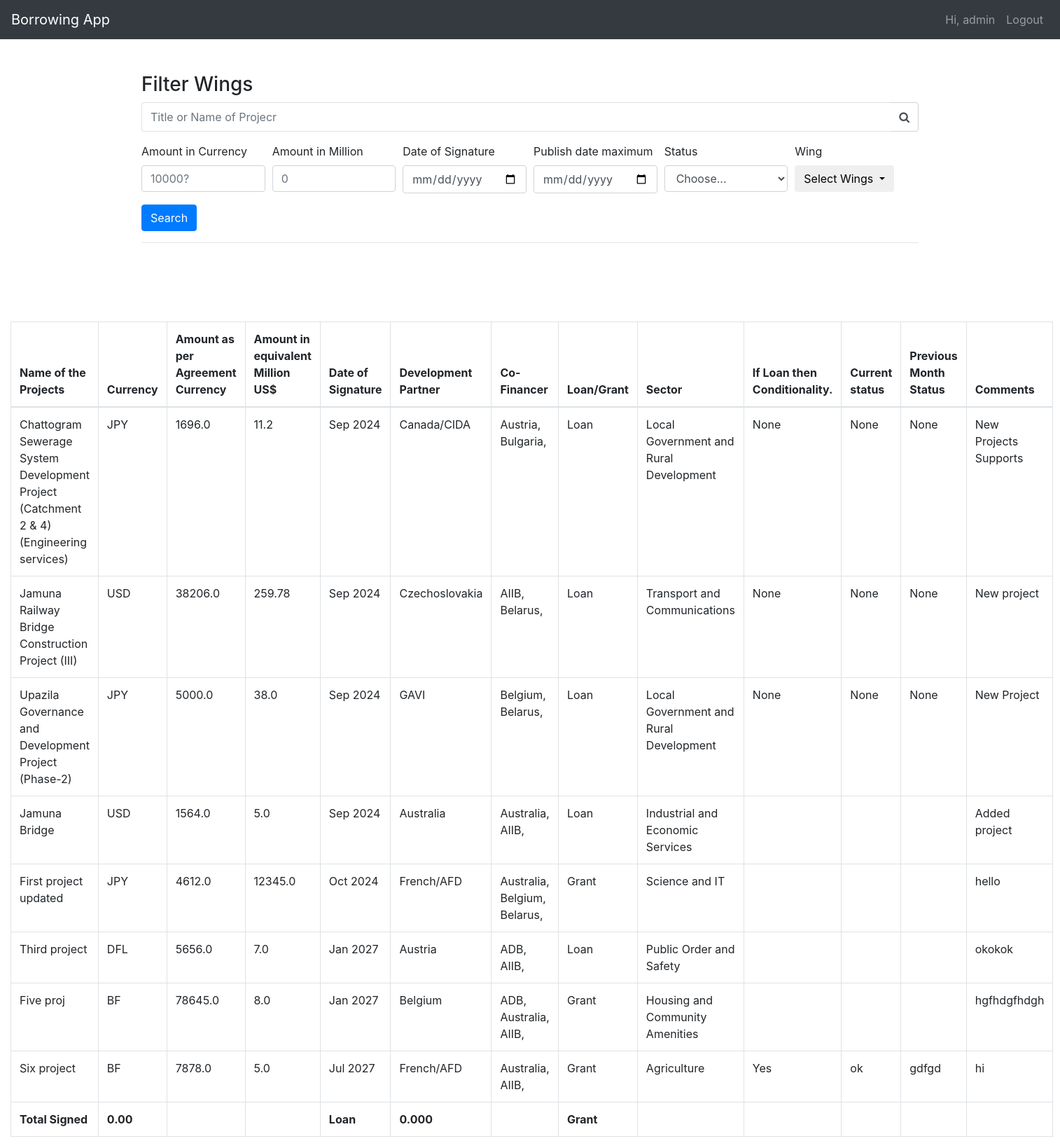
The app's page / (signed in), older data.
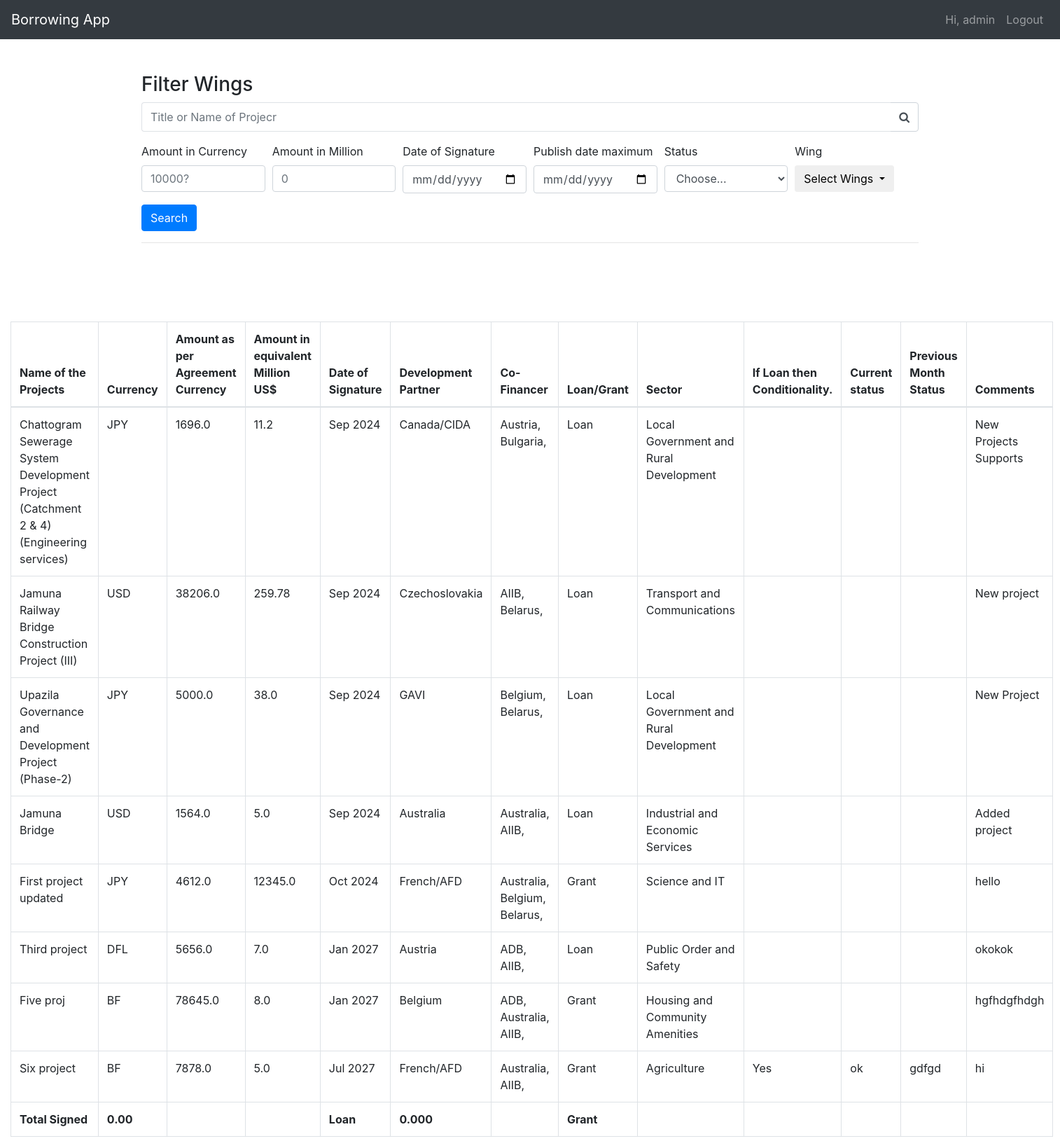
The same page, newer data.
### Wing/models.py (models this page shows, shortened)
class Wing_One(models.Model):
    wing                             = models.ForeignKey(User, null=True, on_delete=models.CASCADE)
    name                             = models.CharField(max_length=3000, null=True)
    currency                         = models.CharField(max_length=100, choices=CURRENCY, default='USD')
    amount_as_per_agreement_currency = models.FloatField()
    amount_in_equivalent_million_us  = models.FloatField()
    date_of_signature                = models.DateTimeField()
    development_partner              = models.CharField(max_length=100, choices=DEV_PARTNER)
    co_financer                      = models.ManyToManyField(CO_FINANCER)
    loan_or_grant                    = models.CharField(max_length=200, choices=LOAN_GRANT, default='Loan')
    status                           = models.CharField(max_length=100, choices=PROPABILITY)
    sector                           = models.CharField(max_length=500, choices=SECTOR, default='General Public Services')
    if_loan_conditionally            = models.TextField(null=True, blank=True)
    current_status                   = models.TextField(null=True, blank=True)
    previous_month_status            = models.TextField(null=True, blank=True)
    comments                         = models.TextField(null=True, blank=True)
    updated                          = models.DateTimeField(auto_now=True)

### Wing/decorators.py (the view)
    def wrapper_func(request, *args, **kawrgs):
        group = None
        if request.user.groups.exists():
            group = request.user.groups.all()[0].name
        if group == "wings":
            return redirect('home')
        if group == "admin":
            return view_func(request, *args, **kawrgs)

### Wing/models.py (called while the page is built)
    def __str__(self):
        return self.name

### templates/dashboard.html (shortened to what this page needs)
{% extends 'base.html' %}
{% block content %}
<div class="container mt-5">
{% include 'filter.html' %}
</div>
<br><br>
<div class="container-fluid">
  <div class="mt-5">
    <table class="table table-bordered">
      <thead>
        <tr>
          <th scope="col">Name of the Projects</th>
          <th scope="col">Currency</th>
          <th scope="col">Amount  as per Agreement Currency</th>
          <th scope="col">Amount in equivalent Million US$</th>
          <th scope="col">Date of Signature</th>
          <th scope="col">Development Partner</th>
          <th scope="col">Co-Financer</th>
          <th scope="col">Loan/Grant</th>
          <th scope="col">Sector</th>
          <th scope="col">If Loan then Conditionality.</th>
          <th scope="col">Current status</th>
          <th scope="col">Previous Month Status</th>
          <th scope="col">Comments</th>
        </tr>
      </thead>
      <tbody>
        {% for obj in queryset %}
        <tr>
          <td>{{ obj.name }}</td>
          <td>{{ obj.currency }}</td>
          <td>{{ obj.amount_as_per_agreement_currency }}</td>
          <td>{{ obj.amount_in_equivalent_million_us }}</td>
          <td>{{ obj.date_of_signature|date:'M Y' }}</td>
          <td>{{ obj.development_partner }}</td>
          <td>
            {% for co in obj.co_financer.all %}
              {{ co }},
            {% endfor %}
          </td>
          <td>{{ obj.loan_or_grant }}</td>
          <td>{{ obj.sector }}</td>
          <td>{{ obj.if_loan_conditionally }}</td>
          <td>{{ obj.current_status }}</td>
          <td>{{ obj.previous_month_status }}</td>
          <td>{{ obj.comments }}</td>
        </tr>
        {% endfor %}
        <tr>
          <th scope="col">Total Signed</th>
          <th scope="col">0.00</th>
          <th scope="col"></th>
          <th scope="col"></th>
          <th scope="col">Loan</th>
          <th scope="col">0.000</th>
          <th></th>
          <th scope="col">Grant</th>
          <th scope="col"></th>
          <th scope="col"></th>
          <th scope="col"></th>
          <th scope="col"></th>
          <th scope="col"></th>
        </tr>
      </tbody>
    </table>
  </div>
</div>
{% endblock %}

Row changes from the older to the newer data that the page shows:
changed Wing_One "Canada/CIDA": if_loan_conditionally "None" → (not shown); current_status "None" → (not shown); previous_month_status "None" → (not shown)
changed Wing_One "Jamuna Railway Bridge Construction Project (III)": if_loan_conditionally "None" → (not shown); current_status "None" → (not shown); previous_month_status "None" → (not shown)
changed Wing_One "Upazila Governance and Development Project (Phase-2)": if_loan_conditionally "None" → (not shown); current_status "None" → (not shown); previous_month_status "None" → (not shown)
